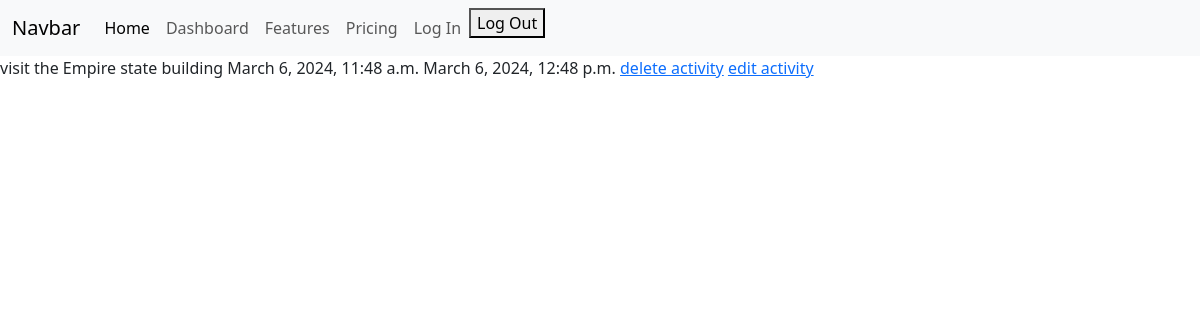
The app's page /trip/activity/13 (signed in) with its own data.
### travel/models.py (models this page shows)
class Activity(models.Model):
    trip = models.ForeignKey(Trip, on_delete = models.CASCADE, null=True)
    name = models.CharField(max_length = 100)
    start_time = models.DateTimeField()
    end_time = models.DateTimeField()
    link = models.URLField()

### travel/views.py (the view)
# urls.py: path('trip/activity/<int:pk>', ActivityDetailView.as_view(), name='activity-detail'),
class ActivityDetailView(LoginRequiredMixin, DetailView):
    model = Activity

### travel/templates/travel/activity_detail.html
{% extends "travel/base.html" %}
{% block content %}
{{ object.name }}
{{object.start_time}}
{{object.end_time}}
<a href="{% url 'delete-activity' object.pk %}">delete activity</a>
<a href="{% url 'activity-update' object.pk %}">edit activity</a>
{% endblock content %}

### records on screen
Activity: name "visit the Empire state building", start_time "March 6, 2024, 11:48 a.m.", end_time "March 6, 2024, 12:48 p.m."
